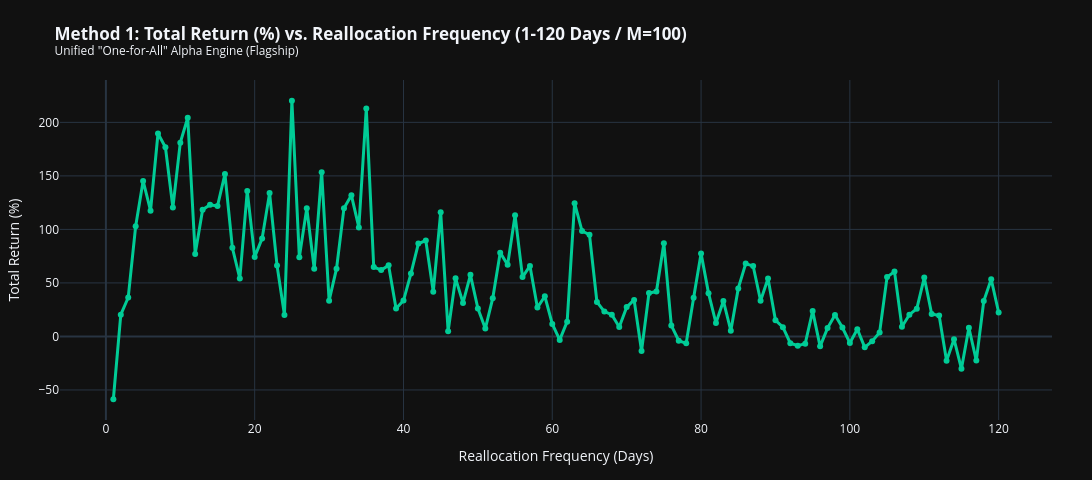
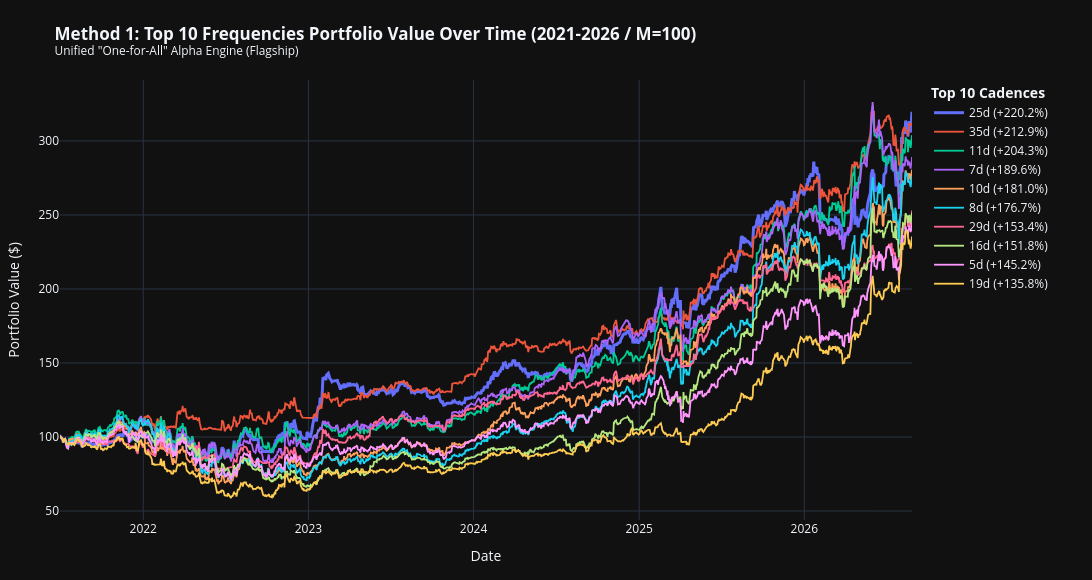

Notebook source saved alongside these figures, in order:
### Code cell
# Plot 1.1: Profit vs Frequency Curve (Method 1)
fig1_1 = px.line(
    df_m1_sweep, x='frequency_days', y='total_return_pct',
    title='<b>Method 1: Total Return (%) vs. Reallocation Frequency (1-120 Days / M=100)</b><br><sup>Unified "One-for-All" Alpha Engine (Flagship)</sup>',
    markers=True, template='plotly_dark'
)
fig1_1.update_traces(line_color='#00CC96', line_width=3)
fig1_1.update_layout(
    xaxis_title='Reallocation Frequency (Days)',
    yaxis_title='Total Return (%)',
    width=1100, height=480,
    margin=dict(l=60, r=40, t=80, b=60)
)
fig1_1.show()

# Plot 1.2: Top 10 Frequencies Equity Curves Time Series (Method 1)
fig1_2 = go.Figure()
palette = px.colors.qualitative.Plotly

for idx, row in enumerate(m1_top10.itertuples()):
    k = int(row.frequency_days)
    df_k = m1_curves[k]
    fig1_2.add_trace(go.Scatter(
        x=df_k['date'], y=df_k['portfolio_value'],
        name=f"{k}d (+{row.total_return_pct:.1f}%)",
        line=dict(width=3.0 if idx == 0 else 1.8, color=palette[idx % len(palette)])
    ))

fig1_2.update_layout(
    template='plotly_dark', width=1100, height=580,
    title='<b>Method 1: Top 10 Frequencies Portfolio Value Over Time (2021-2026 / M=100)</b><br><sup>Unified "One-for-All" Alpha Engine (Flagship)</sup>',
    xaxis_title='Date', yaxis_title='Portfolio Value ($)',
    margin=dict(l=60, r=180, t=80, b=60),
    legend=dict(
        orientation='v', yanchor='top', y=1.0, xanchor='left', x=1.02,
        title=dict(text='<b>Top 10 Cadences</b>')
    )
)
fig1_2.show()

### Figure 1 — Plotly figure (JSON) as saved in the notebook; plotly's stock layout.template omitted (floating-point values rounded to 4 significant figures)
{"data": [{"hovertemplate": "frequency_days=%{x}<br>total_return_pct=%{y}<extra></extra>", "legendgroup": "", "line": {"color": "#00CC96", "dash": "solid", "width": 3}, "marker": {"symbol": "circle"}, "mode": "lines+markers", "name": "", "orientation": "v", "showlegend": false, "type": "scatter", "x": [1, 2, 3, 4, 5, 6, 7, 8, 9, 10, 11, 12, 13, 14, 15, 16, 17, 18, 19, 20, 21, 22, 23, 24, 25, 26, 27, 28, 29, 30, 31, 32, 33, 34, 35, 36, 37, 38, 39, 40, 41, 42, 43, 44, 45, 46, 47, 48, 49, 50, 51, 52, 53, 54, 55, 56, 57, 58, 59, 60, 61, 62, 63, 64, 65, 66, 67, 68, 69, 70, 71, 72, 73, 74, 75, 76, 77, 78, 79, 80, 81, 82, 83, 84, 85, 86, 87, 88, 89, 90, 91, 92, 93, 94, 95, 96, 97, 98, 99, 100, 101, 102, 103, 104, 105, 106, 107, 108, 109, 110, 111, 112, 113, 114, 115, 116, 117, 118, 119, 120], "xaxis": "x", "y": [-58.7, 20.35, 36.39, 103.0, 145.2, 117.5, 189.6, 176.7, 120.4, 181.0, 204.3, 77.07, 118.4, 123.0, 121.8, 151.8, 82.78, 54.11, 135.8, 74.3, 91.56, 133.9, 66.33, 20.07, 220.2, 74.0, 119.8, 63.12, 153.4, 33.43, 63.33, 119.8, 131.8, 101.9, 212.9, 64.91, 61.96, 66.39, 26.17, 33.52, 58.73, 86.73, 89.55, 41.71, 115.9, 4.84, 54.29, 31.31, 57.51, 26.14, 7.32, 35.77, 78.28, 66.95, 113.1, 55.44, 65.9, 26.96, 37.53, 11.71, -3.251, 13.82, 124.5, 98.46, 95.0, 32.21, 23.25, 20.33, 8.777, 27.38, 34.11, -13.62, 40.6, 41.88, 87.0, 10.29, -3.971, -6.454, 36.18, 77.59, 40.44, 12.54, 33.2, 5.302, 44.84, 68.03, 65.75, 33.38, 54.04, 15.12, 8.642, -6.303, -8.661, -6.755, 23.67, -9.253, 7.79, 20.05, 8.304, -6.066, 6.782, -10.16, -4.412, 3.706, 55.45, 60.56, 9.019, 20.29, 25.97, 54.99, 21.02, 19.59, -22.72, -2.608, -30.26, 8.108, -22.58, 33.04, 53.42, 22.33], "yaxis": "y"}], "layout": {"height": 480, "legend": {"tracegroupgap": 0}, "margin": {"b": 60, "l": 60, "r": 40, "t": 80}, "title": {"text": "<b>Method 1: Total Return (%) vs. Reallocation Frequency (1-120 Days / M=100)</b><br><sup>Unified \"One-for-All\" Alpha Engine (Flagship)</sup>"}, "width": 1100, "xaxis": {"anchor": "y", "domain": [0.0, 1.0], "title": {"text": "Reallocation Frequency (Days)"}}, "yaxis": {"anchor": "x", "domain": [0.0, 1.0], "title": {"text": "Total Return (%)"}}}}

### Figure 2 — Plotly figure (JSON) as saved in the notebook; plotly's stock layout.template omitted (floating-point values rounded to 4 significant figures; data arrays with more than 128 entries replaced by an {"elided": "..."} marker saying what was removed)
{"data": [{"line": {"color": "#636EFA", "width": 3.0}, "name": "25d (+220.2%)", "type": "scatter", "x": {"elided": "1295 str values"}, "y": {"elided": "1295 float values"}}, {"line": {"color": "#EF553B", "width": 1.8}, "name": "35d (+212.9%)", "type": "scatter", "x": {"elided": "1295 str values"}, "y": {"elided": "1295 float values"}}, {"line": {"color": "#00CC96", "width": 1.8}, "name": "11d (+204.3%)", "type": "scatter", "x": {"elided": "1295 str values"}, "y": {"elided": "1295 float values"}}, {"line": {"color": "#AB63FA", "width": 1.8}, "name": "7d (+189.6%)", "type": "scatter", "x": {"elided": "1295 str values"}, "y": {"elided": "1295 float values"}}, {"line": {"color": "#FFA15A", "width": 1.8}, "name": "10d (+181.0%)", "type": "scatter", "x": {"elided": "1295 str values"}, "y": {"elided": "1295 float values"}}, {"line": {"color": "#19D3F3", "width": 1.8}, "name": "8d (+176.7%)", "type": "scatter", "x": {"elided": "1295 str values"}, "y": {"elided": "1295 float values"}}, {"line": {"color": "#FF6692", "width": 1.8}, "name": "29d (+153.4%)", "type": "scatter", "x": {"elided": "1295 str values"}, "y": {"elided": "1295 float values"}}, {"line": {"color": "#B6E880", "width": 1.8}, "name": "16d (+151.8%)", "type": "scatter", "x": {"elided": "1295 str values"}, "y": {"elided": "1295 float values"}}, {"line": {"color": "#FF97FF", "width": 1.8}, "name": "5d (+145.2%)", "type": "scatter", "x": {"elided": "1295 str values"}, "y": {"elided": "1295 float values"}}, {"line": {"color": "#FECB52", "width": 1.8}, "name": "19d (+135.8%)", "type": "scatter", "x": {"elided": "1295 str values"}, "y": {"elided": "1295 float values"}}], "layout": {"height": 580, "legend": {"orientation": "v", "title": {"text": "<b>Top 10 Cadences</b>"}, "x": 1.02, "xanchor": "left", "y": 1.0, "yanchor": "top"}, "margin": {"b": 60, "l": 60, "r": 180, "t": 80}, "title": {"text": "<b>Method 1: Top 10 Frequencies Portfolio Value Over Time (2021-2026 / M=100)</b><br><sup>Unified \"One-for-All\" Alpha Engine (Flagship)</sup>"}, "width": 1100, "xaxis": {"title": {"text": "Date"}}, "yaxis": {"title": {"text": "Portfolio Value ($)"}}}}
